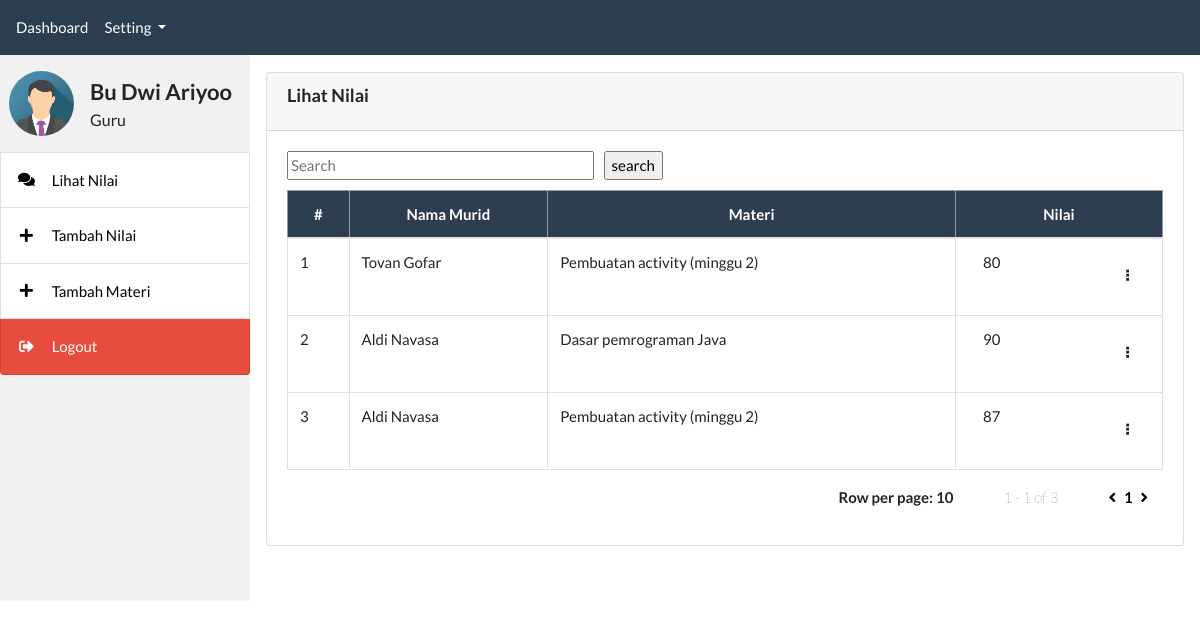
The page /monitoring_nilai/guru/halaman_index.php (signed in) on the database its author committed.
### tables this page shows
CREATE TABLE `nilai_siswa` (
  `id` int NOT NULL,
  `id_user` varchar(3) NOT NULL,
  `id_materi` varchar(3) NOT NULL,
  `nilai` varchar(3) NOT NULL
);

CREATE TABLE `user` (
  `id` int NOT NULL,
  `name` varchar(255) NOT NULL,
  `username` varchar(255) NOT NULL,
  `password` varchar(255) NOT NULL,
  `level` varchar(20) NOT NULL
);

CREATE TABLE `materi_pembelajaran` (
  `id` int NOT NULL,
  `nama_materi` varchar(150) NOT NULL,
  `id_guru` varchar(3) NOT NULL
);

### monitoring_nilai/guru/halaman_index.php (the view, shortened to what this page needs)
<?php include 'guru_header.php'; ?>
<?php include 'guru_sidebar.php'; ?>
<div class="content">
	<div class="card mt-3">
		<div class="card-header">
			<h3 class="card-title" style="font-weight: bold;font-size:larger;">Lihat Nilai</h3>
		</div>
		<div class="card-body">
			<div class="Search row" style="margin-bottom: 10px;">
				<div class="container">
					<input type="text" class="float-left" placeholder="Search" id="SearchBox" name="SearchBox" style="width: 35%" autofocus>
					<input type="button" class="float-left" id="SearchButton" name="SearchButton" value="search" onclick="search()" style="margin-left: 10px;">
				</div>
			</div>
			<table class="table table-bordered table-hover" id="table-master">
				<thead class="text-center table-primary">
					<tr>
						<th>#</th>
						<th class="w-35">Nama Murid</th>
						<th class="w-30">Materi</th>
						<th class="w-35">Nilai</th>
					</tr>
				</thead>
				<tbody>
					<?php
					include '../koneksi.php';
					if (!empty($_GET['pencarian'])) {
						$pencarian = filter_input(INPUT_GET, 'pencarian', FILTER_SANITIZE_ADD_SLASHES);
						$SqlQuery = "SELECT ns.id, u.name, ns.nilai, mp.nama_materi FROM nilai_siswa AS ns
						LEFT JOIN user AS u ON ns.id_user = u.id
						LEFT JOIN materi_pembelajaran AS mp ON ns.id_materi = mp.id
                        LEFT JOIN user AS u2 ON mp.id_guru = u2.id
						WHERE u.name LIKE '%" . $pencarian . "%'";
					} else {
						$SqlQuery = "SELECT ns.id, u.name, ns.nilai, mp.nama_materi FROM nilai_siswa AS ns
						LEFT JOIN user AS u ON ns.id_user = u.id
						LEFT JOIN materi_pembelajaran AS mp ON ns.id_materi = mp.id
                        LEFT JOIN user AS u2 ON mp.id_guru = u2.id
						WHERE u2.id = " . $_SESSION['id'] . "";
					}
					$data = mysqli_query($koneksi, $SqlQuery);
					$totalData = mysqli_num_rows($data);
					$halaman = 10;
					$page = isset($_GET["halaman"]) ? (int)$_GET["halaman"] : 1;
					$pages = ceil($totalData / $halaman);
					$mulai = ($page > 1) ? ($page * $halaman) - $halaman : 0;
					$no = $mulai + 1;
					$dataPagination = mysqli_query($koneksi, $SqlQuery . " LIMIT $mulai, $halaman");
					while ($d = mysqli_fetch_assoc($dataPagination)) {
					?>
						<tr>
							<td><?= $no++; ?></td>
							<td><?= $d['name']; ?></td>
							<td><?= $d['nama_materi']; ?></td>
							<td>
								<div class="container" style="display: float;">
									<div class="row">
										<div class="col-md-11" id="uplink">
											<p class="float-left"><?php echo $d['nilai'] ?></p>
										</div>
										<div class="col" id="3-dot-menu">
											<p class="context-menu float-right" data-container-id="context-menu-items" name="uplink" value="<?php echo $d["id"] ?>" location="<?php echo $page ?>" style=" margin-top: -25px; font-weight:bold; cursor: pointer; cursor: hand;">&#10247;</p>
										</div>
									</div>
								</div>
							</td>
						</tr>
					<?php } ?>
				</tbody>
			</table>
			<div class="container">
				<div class="float-right">
					<p class="float-left" style="font-weight: bold; margin-right: 50px;">Row per page: <?php echo $halaman ?></p>
					<p class="float-left" style="font-weight:lighter; margin-right: 50px;">
						<?php echo $page ?> - <?php echo $pages ?>
						of <?php echo $totalData ?>
					</p>
					<a href=<?php
							if ($page > 1) {
								echo "halaman_index.php?halaman=" . ($page - 1);
							} else {
								echo "halaman_index.php?halaman=1";
							}
							?> style=" color: black; margin-right: 5px;"><i class="fa fa-angle-left" aria-hidden="true"></i></a>
					<?php for ($i = 1; $i <= $pages; $i++) {
						if ($i == $page) { ?>
							<a href="?halaman=<?php echo $i; ?>" style="font-weight: bold; color: black"><?php echo $i; ?></a>
						<?php } else { ?>
							<a href="?halaman=<?php echo $i; ?>" style="font-weight: lighter; color: rgba(0, 0, 0, 0.7)"><?php echo $i; ?></a>
					<?php }
					} ?>
					<a href=<?php
							if ($page < $pages) {
								echo "halaman_index.php?halaman=" . ($page + 1);
							} else {
								echo "halaman_index.php?halaman=" . $pages;
							}
							?> style="color: black; margin-left: 5px;"><i class="fa fa-angle-right" aria-hidden="true"></i></a>
				</div>
			</div>
		</div>
	</div>
</div>
<?php include 'guru_footer.php'; ?>

### monitoring_nilai/assets/css/all.css (style rules this page uses)
.fa, .fas, .far, .fal, .fad, .fab { -moz-osx-font-smoothing: grayscale; -webkit-font-smoothing: antialiased; display: inline-block; font-style: normal; font-variant: normal; text-rendering: auto; line-height: 1; }
.fa-angle-left:before { content: "\f104"; }
.fa-angle-right:before { content: "\f105"; }

### monitoring_nilai/guru/guru_sidebar.php (style rules this page uses)
body { position: relative; height: 100%; width: 100%; font-family: "Lato", sans-serif; }
div.content { margin-left: 250px; padding: 1px 16px; }

### rows shown on the page
nilai_siswa: id_user.name "Tovan Gofar", materi_pembelajaran.nama_materi "Pembuatan activity (minggu 2)", nilai "80"
nilai_siswa: id_user.name "Aldi Navasa", materi_pembelajaran.nama_materi "Dasar pemrograman Java", nilai "90"
nilai_siswa: id_user.name "Aldi Navasa", materi_pembelajaran.nama_materi "Pembuatan activity (minggu 2)", nilai "87", $d["id"] 4 (drawn)

### other values the page prints
$_SESSION['name'] "Bu Dwi Ariyoo"
$_SESSION['level'] "Guru"
$halaman "10"
$page "1"
$pages "1"
$totalData "3"
